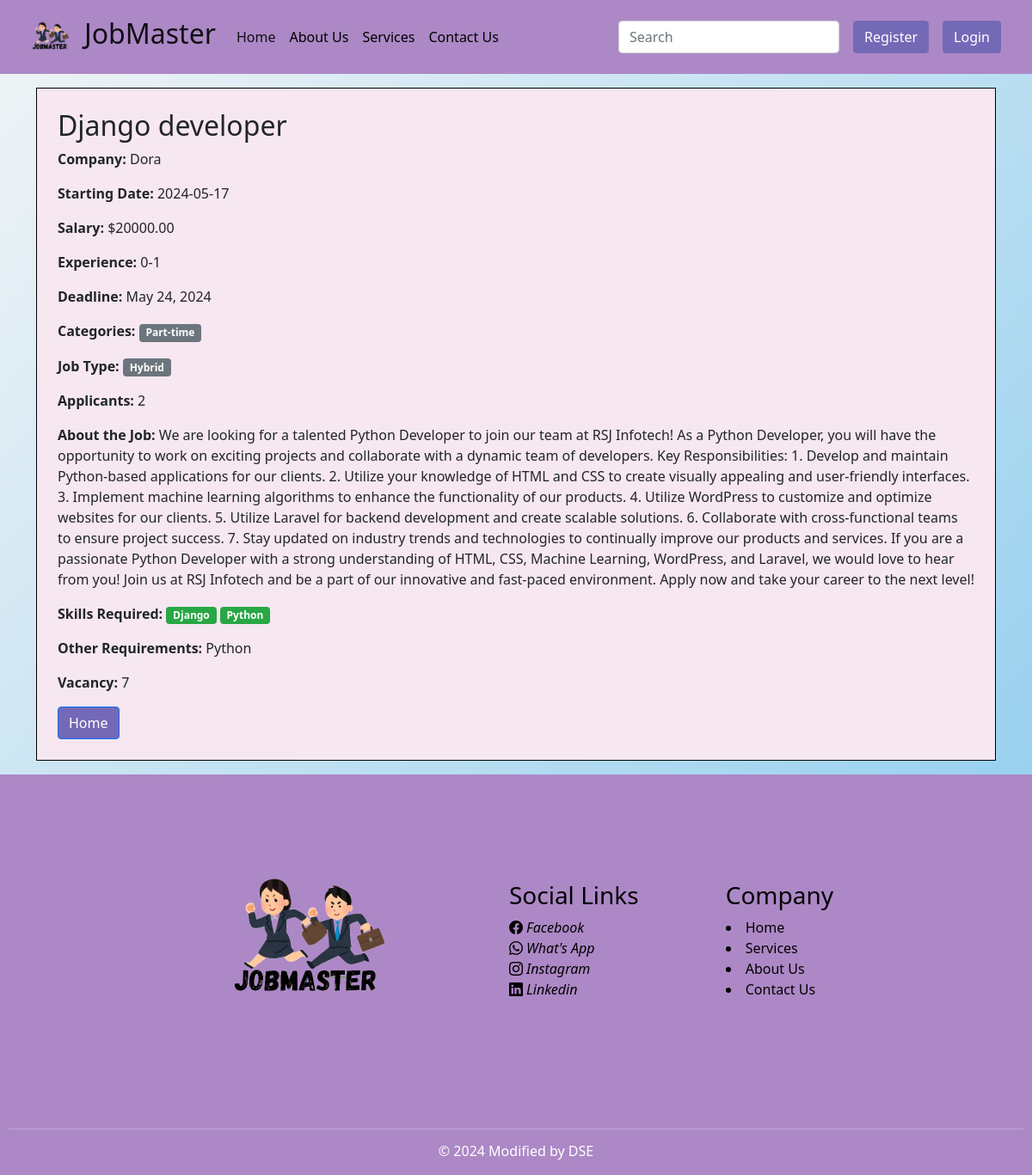
The app's page /job/job_details/3/, older data.
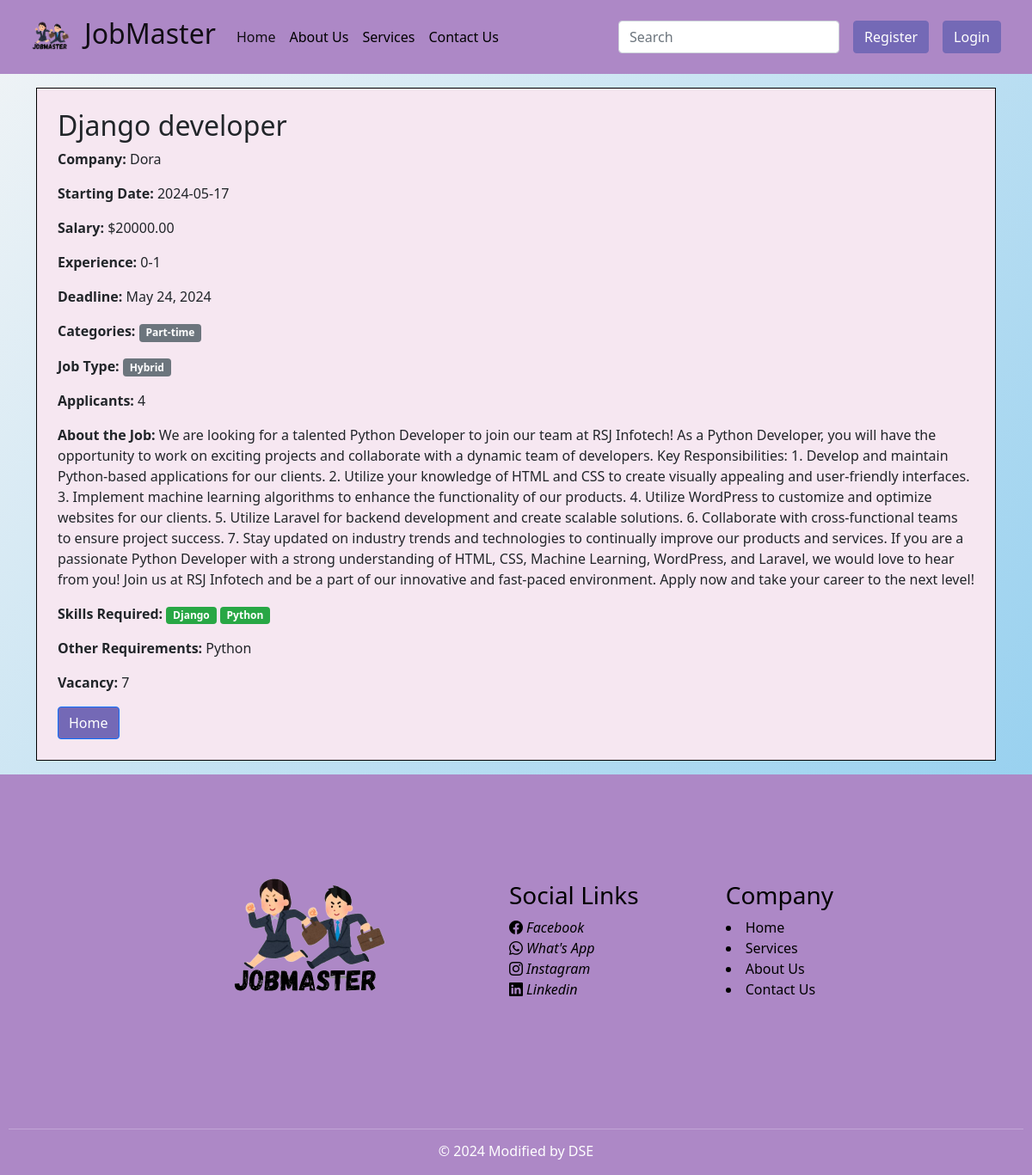
The same page, newer data.
### job/models.py (models this page shows, shortened)
class JobDetails(models.Model):
    title = models.CharField(max_length=100)
    user = models.ForeignKey(User, on_delete = models.CASCADE)
    company_name = models.CharField(max_length=100)
    work_type = models.ManyToManyField(JobType)
    category = models.ManyToManyField(Category)
    starting_date = models.CharField(max_length=100)
    salary = models.DecimalField(max_digits=12, decimal_places=2)
    experience = models.CharField(max_length=50)
    deadline = models.DateField()
    post_date = models.DateField(auto_now_add=True)
    applicants = models.IntegerField(default=0)
    job_about = models.TextField()
    skills = models.ManyToManyField(Skill)
    other_req = models.TextField()
    vacancy = models.IntegerField()

### job/views.py (the view)
# urls.py: path('job_details/<int:job_id>/', views.job_detail, name='job_details'),
def job_detail(request, job_id):
    job = JobDetails.objects.get(pk=job_id)
    return render(request, 'job_details.html', {'job': job})

### job/templates/job_details.html (shortened to what this page needs)
{% extends "base.html" %}
{% block content %}
<main>
<div class="container mt-3">
    <div class="row">
        <div class="col-md-12">
            <div class="job-details-box p-4" style='background-color: #f6e7f1'>
                <h2>{{ job.title }}</h2>
                <p><strong>Company:</strong> {{ job.company_name }}</p>
                <p><strong>Starting Date:</strong> {{ job.starting_date }}</p>
                <p><strong>Salary:</strong> ${{ job.salary }}</p>
                <p><strong>Experience:</strong> {{ job.experience }}</p>
                <p><strong>Deadline:</strong> {{ job.deadline }}</p>
                <p><strong>Categories:</strong>
                    {% for category in job.category.all %}
                    <span class="badge badge-secondary">{{ category.name }}</span>
                    {% endfor %}
                </p>
                <p><strong>Job Type:</strong>
                    {% for job_type in job.work_type.all %}
                    <span class="badge badge-secondary">{{ job_type.type }}</span>
                    {% endfor %}
                </p>
                <p><strong>Applicants:</strong> {{ job.applicants }}</p>
                <p><strong>About the Job:</strong> {{ job.job_about }}</p>
                <p><strong>Skills Required:</strong>
                    {% for skill in job.skills.all %}
                    <span class="badge badge-success">{{ skill.name }}</span>
                    {% endfor %}
                </p>
                <p><strong>Other Requirements:</strong> {{ job.other_req }}</p>
                <p><strong>Vacancy:</strong> {{ job.vacancy }}</p>
                <div class="job-buttons">
                    <a class="btn btn-primary btn-details" style='background-color: #7469B6;' href="{% url 'home'%}">Home</a>
                </div>
            </div>
        </div>
    </div>
</div>
</main>
{% endblock %}

Row changes from the older to the newer data that the page shows:
changed JobDetails "Django developer": applicants "2" → "4"
